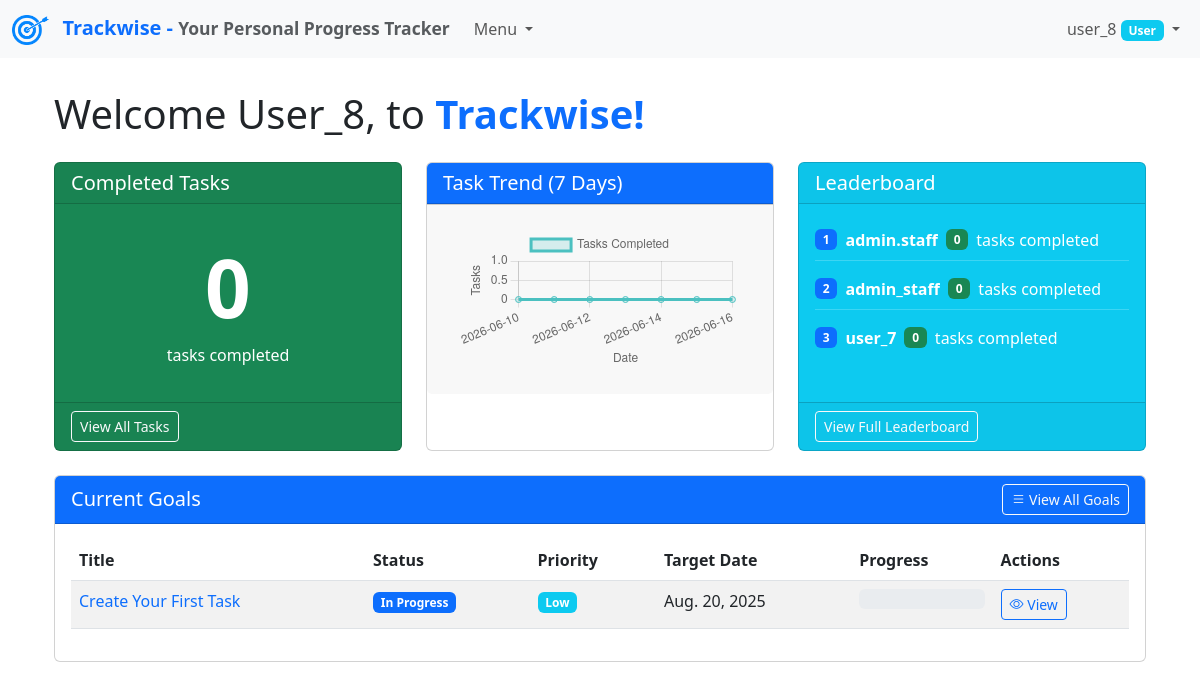
/ (signed in), run on the app's committed database.
### tracker/models.py (models this page shows, shortened)
class Goal(models.Model):
    PRIORITY_CHOICES = [
        ('LOW', 'Low'),
        ('MEDIUM', 'Medium'),
        ('HIGH', 'High'),
    ]
    STATUS_CHOICES = [
        ('NOT_STARTED', 'Not Started'),
        ('IN_PROGRESS', 'In Progress'),
        ('COMPLETED', 'Completed'),
        ('ON_HOLD', 'On Hold'),
    ]
    user = models.ForeignKey(User, on_delete=models.CASCADE, related_name='goals')
    title = models.CharField(max_length=200)
    description = models.TextField(blank=True)
    priority = models.CharField(max_length=10, choices=PRIORITY_CHOICES, default='MEDIUM')
    status = models.CharField(max_length=20, choices=STATUS_CHOICES, default='NOT_STARTED')
    start_date = models.DateField(default=timezone.now)
    target_date = models.DateField(null=True, blank=True)
    completed_date = models.DateField(null=True, blank=True)
    created_at = models.DateTimeField(auto_now_add=True)
    updated_at = models.DateTimeField(auto_now=True)
    def get_completion_percentage(self):
        tasks = self.tasks.all()
        if not tasks:
            return 0
        completed_tasks = tasks.filter(is_completed=True).count()
        return int((completed_tasks / tasks.count()) * 100)

### tracker/views.py (the view)
# urls.py: path('', views.dashboard, name='dashboard'),
@login_required
def dashboard(request):
    completed_tasks_count = (
            UserTask.objects.filter(
                user=request.user,
                is_completed=True
            ).count()
            + Task.objects.filter(
        goal__user=request.user,
        is_completed=True
    ).count()
    )
    total_goals_count = Goal.objects.filter(
        user=request.user
    ).count()
    completed_goals_count = Goal.objects.filter(
        user=request.user,
        status='COMPLETED'
    ).count()
    current_goals = Goal.objects.filter(
        user=request.user
    ).exclude(
        status='COMPLETED'
    ).order_by('priority', 'target_date')
    goals_completion_percentage = 0
    if total_goals_count > 0:
        goals_completion_percentage = int((completed_goals_count / total_goals_count) * 100)
    users = User.objects.all().order_by('username')
    user_stats = []
    for user in users:
        user_completed_goals_count = Goal.objects.filter(
            user=user,
            status='COMPLETED'
        ).count()
        user_total_goals_count = Goal.objects.filter(
            user=user
        ).count()
        user_goals_completion_percentage = 0
        if user_total_goals_count > 0:
            user_goals_completion_percentage = int((user_completed_goals_count / user_total_goals_count) * 100)
        user_completed_tasks_count = (
                UserTask.objects.filter(
                    user=user,
                    is_completed=True
                ).count()
                + Task.objects.filter(
            goal__user=user,
            is_completed=True
        ).count()
        )
        user_stats.append({
            'user': user,
            'completed_goals_count': user_completed_goals_count,
            'total_goals_count': user_total_goals_count,
            'goals_completion_percentage': user_goals_completion_percentage,
            'completed_tasks_count': user_completed_tasks_count,
            'is_current_user': user.id == request.user.id,
        })
    user_stats.sort(key=lambda x: x['completed_tasks_count'], reverse=True)
    top_users = user_stats[:3] if user_stats else []
    context = {
        'completed_tasks_count': completed_tasks_count,
        'total_goals_count': total_goals_count,
        'completed_goals_count': completed_goals_count,
        'goals_completion_percentage': goals_completion_percentage,
        'current_goals': current_goals,
        'top_users': top_users,
        'is_admin': request.user.is_staff,
    }
    return render(request, 'dashboard.html', context)

### tracker/templates/dashboard.html (shortened to what this page needs)
{% extends 'base.html' %}
{% block content %}
    <div class="container pt-2">
        <h1 class="mb-4">Welcome {{ user.username|title }}, to <span class="navbar-brand fw-bold text-primary">Trackwise!</span>
        </h1>
        {% if user.is_authenticated %}
            <div class="row mb-4">
                <div class="col-md-4">
                    <div class="card text-white bg-success h-100">
                        <div class="card-header">
                            <h5 class="card-title mb-0">Completed Tasks</h5>
                        </div>
                        <div class="card-body d-flex flex-column align-items-center justify-content-center">
                            <h1 class="display-1 fw-bold">{{ completed_tasks_count }}</h1>
                            <p class="card-text">tasks completed</p>
                        </div>
                        <div class="card-footer">
                            <a href="{% url 'task-list' %}" class="btn btn-outline-light btn-sm">View All Tasks</a>
                        </div>
                    </div>
                </div>
                <div class="col-md-4">
                    <div class="card h-100">
                        <div class="card-header bg-primary text-white">
                            <h5 class="card-title mb-0">Task Trend (7 Days)</h5>
                        </div>
                        <div class="card-footer">
                            <div class="card-body">
                                <canvas id="taskCompletionChart"></canvas>
                            </div>
                        </div>
                    </div>
                </div>
                <div class="col-md-4">
                    <div class="card text-white bg-info h-100">
                        <div class="card-header">
                            <h5 class="card-title mb-0">Leaderboard</h5>
                        </div>
                        <div class="card-body">
                            {% if top_users %}
                                <div class="leaderboard-mini">
                                    {% for stat in top_users %}
                                        <div class="leaderboard-item d-flex align-items-center mb-2 {% if stat.is_current_user %}current-user{% endif %}">
                                            <span class="badge {% if stat.is_current_user %}bg-warning{% else %}bg-primary{% endif %} me-2">{{ forloop.counter }}</span>
                                            <span class="user-name me-2">
                                            {{ stat.user.username }}
                                        </span>
                                            <div class="d-flex align-items-center">
                                                {% if sort_by == 'completed_goals_count' %}
                                                    <span class="badge bg-success me-2">{{ stat.completed_goals_count }}</span>
                                                    <span class="text-white">goals completed</span>
                                                {% elif sort_by == 'total_goals_count' %}
                                                    <span class="badge bg-success me-2">{{ stat.total_goals_count }}</span>
                                                    <span class="text-white">goals created</span>
                                                {% elif sort_by == 'total_hours' %}
                                                    <span class="badge bg-success me-2">{{ stat.total_hours }}</span>
                                                    <span class="text-white">hours logged</span>
                                                {% else %}
                                                    <span class="badge bg-success me-2">{{ stat.completed_tasks_count }}</span>
                                                    <span class="text-white">tasks completed</span>
                                                {% endif %}
                                            </div>
                                        </div>
                                    {% endfor %}
                                </div>
                            {% else %}
                                <p class="text-center">No other users yet.</p>
                            {% endif %}
                        </div>
                        <div class="card-footer">
                            <a href="{% url 'community' %}" class="btn btn-outline-light btn-sm">View Full
                                Leaderboard</a>
                        </div>
                    </div>
                </div>
            </div>
            <div class="row">
                <div class="col-12">
                    <div class="card">
                        <div class="card-header bg-primary text-white d-flex justify-content-between align-items-center">
                            <h5 class="card-title mb-0">Current Goals</h5>
                            <a href="{% url 'goal-list' %}" class="btn btn-sm btn-outline-light">
                                <i class="bi bi-list"></i> View All Goals
                            </a>
                        </div>
                        <div class="card-body">
                            {% if current_goals %}
                                <div class="table-responsive">
                                    <table class="table table-striped table-hover">
                                        <thead>
                                        <tr>
                                            <th>Title</th>
                                            <th>Status</th>
                                            <th>Priority</th>
                                            <th>Target Date</th>
                                            <th>Progress</th>
                                            <th>Actions</th>
                                        </tr>
                                        </thead>
                                        <tbody>
                                        {% for goal in current_goals %}
                                            <tr>
                                                <td>
                                                    <a href="{% url 'goal-detail' goal.id %}"
                                                       class="text-decoration-none">
                                                        {{ goal.title }}
                                                    </a>
                                                </td>
                                                <td>
                                                    <span class="badge {% if goal.status == 'NOT_STARTED' %}bg-secondary{% elif goal.status == 'IN_PROGRESS' %}bg-primary{% elif goal.status == 'ON_HOLD' %}bg-warning{% endif %}">
                                                        {{ goal.get_status_display }}
                                                    </span>
                                                </td>
                                                <td>
                                                    <span class="badge {% if goal.priority == 'HIGH' %}bg-danger{% elif goal.priority == 'MEDIUM' %}bg-warning{% else %}bg-info{% endif %}">
                                                        {{ goal.get_priority_display }}
                                                    </span>
                                                </td>
                                                <td>{{ goal.target_date|default:"No target date" }}</td>
                                                <td>
                                                    <div class="progress">
                                                    </div>
                                                </td>
                                                <td>
                                                    <a href="{% url 'goal-detail' goal.id %}"
                                                       class="btn btn-sm btn-outline-primary">
                                                        <i class="bi bi-eye"></i> View
                                                    </a>
                                                </td>
                                            </tr>
                                        {% endfor %}
                                        </tbody>
                                    </table>
                                </div>
                            {% else %}
                                <p class="text-center">Create one to start tracking your personal development and move
                                    up the leaderboard!</p>
                            {% endif %}
                        </div>
                    </div>
                </div>
            </div>
        {% endif %}
    </div>
{% endblock %}
{% block extra_js %}
    <script>
        fetch("{% url 'task-completion-data' %}")
            .then(response => response.json())
            .then(data => {
                const labels = data.map(d => d.date);
                const counts = data.map(d => d.count);
                const ctx = document.getElementById('taskCompletionChart').getContext('2d');
                new Chart(ctx, {
                    type: 'line',
                    data: {
                        labels: labels,
                        datasets: [{
                            label: 'Tasks Completed',
                            data: counts,
                            borderColor: 'rgba(75, 192, 192, 1)',
                            backgroundColor: 'rgba(75, 192, 192, 0.2)',
                            tension: 0.3,
                            fill: true
                        }]
                    },
                    options: {
                        scales: {
                            y: {beginAtZero: true, title: {display: true, text: 'Tasks'}},
                            x: {title: {display: true, text: 'Date'}}
                        }
                    }
                });
            });
    </script>
{% endblock %}
{% block extra_css %}
    <link rel="stylesheet" href="https://cdn.jsdelivr.net/npm/bootstrap-icons@1.10.0/font/bootstrap-icons.css">
{% endblock %}

### tracker/templates/base.html (shortened to what this page needs)
{% load static %}
<!DOCTYPE html>
<html lang="en">
<head>
    {% load static %}
    <link href="https://cdn.jsdelivr.net/npm/bootstrap@5.3.0/dist/css/bootstrap.min.css" rel="stylesheet">
    {% block extra_css %}{% endblock %}
</head>
<body>
<nav class="navbar navbar-expand-lg navbar-light bg-light">
    <div class="container-fluid">
        <a class="navbar-brand fw-bold text-primary" href="{% url 'dashboard' %}">
            {% load static %}
            <img src="{% static 'tracker/images/target-icon.png' %}" alt="Trackwise Logo" height="30" class="me-2">
            Trackwise - <small class="text-muted">Your Personal Progress Tracker</small>
        </a>
        <div class="navbar-nav me-auto">
            <div class="nav-item dropdown">
                <a class="nav-link dropdown-toggle" href="#" id="navbarDropdown" role="button" data-bs-toggle="dropdown"
                   aria-expanded="false">
                    Menu
                </a>
            </div>
        </div>
        <div class="navbar-nav ms-auto">
            {% if user.is_authenticated %}
                <div class="nav-item dropdown">
                    <a class="nav-link dropdown-toggle" href="#" id="userDropdown" role="button"
                       data-bs-toggle="dropdown" aria-expanded="false">
                        {{ user.username }}
                        {% if user.is_staff %}
                            <span class="badge bg-danger">Admin</span>
                        {% else %}
                            <span class="badge bg-info">User</span>
                        {% endif %}
                    </a>
                </div>
            {% else %}
                <a class="btn btn-outline-primary me-2" href="{% url 'login' %}">Login</a>
                <a class="btn btn-outline-success" href="{% url 'register' %}">Register</a>
            {% endif %}
        </div>
    </div>
</nav>
<div class="container mt-4">
    {% block content %}{% endblock %}
</div>
{% block extra_js %}{% endblock %}
</body>
</html>

### tracker/templates/dashboard.html (style rules this page uses)
.progress { height: 20px; }
.card { margin-bottom: 20px; }
.leaderboard-mini { max-height: 100%; }
.leaderboard-item { padding: 8px 0; border-bottom: 1px solid rgba(255, 255, 255, 0.2); }
.leaderboard-item:last-child { border-bottom: none; }
.user-name { font-weight: bold; white-space: nowrap; overflow: hidden; text-overflow: ellipsis; max-width: 100px; }

### data on the page
Goal: title "Create Your First Task", status "In Progress", priority "Low", target_date "Aug. 20, 2025"

### other printed values
{{ user.username }} "user_8"
{{ user.username|title }} "User_8"
{{ completed_tasks_count }} "0"
{{ stat.user.username }} "admin.staff"
{{ stat.completed_tasks_count }} "0"
{{ stat.user.username }} "admin_staff"
{{ stat.user.username }} "user_7"
